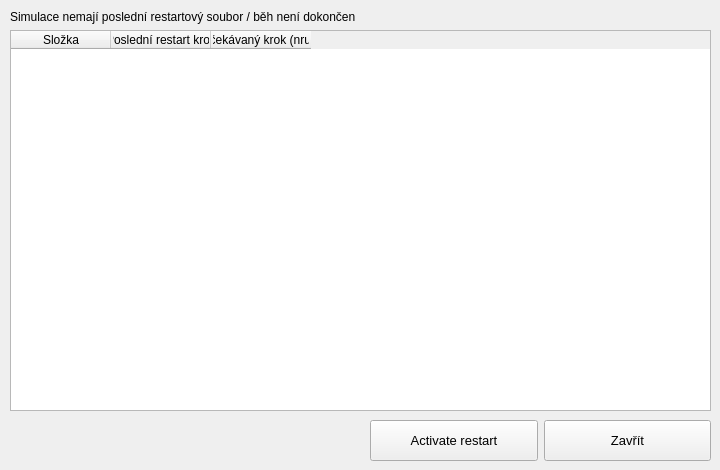
<?xml version="1.0" encoding="UTF-8"?>
<ui version="4.0">
 <class>UnfinishedSimulationsDialog</class>
 <widget class="QDialog" name="UnfinishedSimulationsDialog">
  <property name="geometry">
   <rect>
    <x>0</x>
    <y>0</y>
    <width>720</width>
    <height>470</height>
   </rect>
  </property>
  <property name="windowTitle">
   <string>Dialog</string>
  </property>
  <widget class="QWidget" name="verticalLayoutWidget">
   <property name="geometry">
    <rect>
     <x>10</x>
     <y>10</y>
     <width>701</width>
     <height>401</height>
    </rect>
   </property>
   <layout class="QVBoxLayout" name="verticalLayout">
    <property name="sizeConstraint">
     <enum>QLayout::SetMinimumSize</enum>
    </property>
    <item>
     <widget class="QLabel" name="label">
      <property name="text">
       <string>Simulace nemají poslední restartový soubor / běh není dokončen</string>
      </property>
     </widget>
    </item>
    <item>
     <widget class="QTableWidget" name="tableUnfinished">
      <property name="sizeAdjustPolicy">
       <enum>QAbstractScrollArea::AdjustIgnored</enum>
      </property>
      <attribute name="horizontalHeaderCascadingSectionResizes">
       <bool>false</bool>
      </attribute>
      <attribute name="horizontalHeaderShowSortIndicator" stdset="0">
       <bool>false</bool>
      </attribute>
      <attribute name="horizontalHeaderStretchLastSection">
       <bool>false</bool>
      </attribute>
      <attribute name="verticalHeaderCascadingSectionResizes">
       <bool>false</bool>
      </attribute>
      <attribute name="verticalHeaderShowSortIndicator" stdset="0">
       <bool>false</bool>
      </attribute>
      <attribute name="verticalHeaderStretchLastSection">
       <bool>false</bool>
      </attribute>
      <column>
       <property name="text">
        <string>Složka</string>
       </property>
      </column>
      <column>
       <property name="text">
        <string>Poslední restart krok</string>
       </property>
      </column>
      <column>
       <property name="text">
        <string>Očekávaný krok (nrun)</string>
       </property>
      </column>
     </widget>
    </item>
   </layout>
  </widget>
  <widget class="QWidget" name="horizontalLayoutWidget">
   <property name="geometry">
    <rect>
     <x>370</x>
     <y>420</y>
     <width>341</width>
     <height>41</height>
    </rect>
   </property>
   <layout class="QHBoxLayout" name="horizontalLayout">
    <property name="sizeConstraint">
     <enum>QLayout::SetDefaultConstraint</enum>
    </property>
    <item>
     <widget class="QToolButton" name="actionButton">
      <property name="sizePolicy">
       <sizepolicy hsizetype="Minimum" vsizetype="Minimum">
        <horstretch>0</horstretch>
        <verstretch>0</verstretch>
       </sizepolicy>
      </property>
      <property name="minimumSize">
       <size>
        <width>87</width>
        <height>20</height>
       </size>
      </property>
      <property name="font">
       <font>
        <pointsize>10</pointsize>
       </font>
      </property>
      <property name="text">
       <string>Activate restart</string>
      </property>
      <property name="iconSize">
       <size>
        <width>32</width>
        <height>20</height>
       </size>
      </property>
     </widget>
    </item>
    <item>
     <widget class="QToolButton" name="closeButton">
      <property name="sizePolicy">
       <sizepolicy hsizetype="Minimum" vsizetype="Minimum">
        <horstretch>0</horstretch>
        <verstretch>0</verstretch>
       </sizepolicy>
      </property>
      <property name="font">
       <font>
        <pointsize>10</pointsize>
       </font>
      </property>
      <property name="text">
       <string>Zavřít</string>
      </property>
     </widget>
    </item>
   </layout>
  </widget>
 </widget>
 <resources/>
 <connections/>
</ui>
